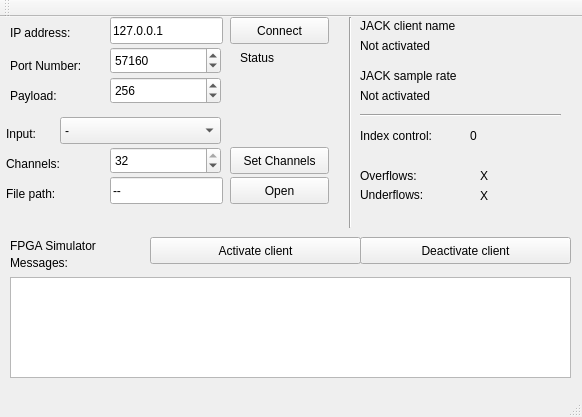
<?xml version="1.0" encoding="UTF-8"?>
<ui version="4.0">
 <class>Window</class>
 <widget class="QMainWindow" name="Window">
  <property name="geometry">
   <rect>
    <x>0</x>
    <y>0</y>
    <width>582</width>
    <height>417</height>
   </rect>
  </property>
  <property name="windowTitle">
   <string>FPGA Simulator</string>
  </property>
  <widget class="QWidget" name="centralWidget">
   <widget class="QLabel" name="label">
    <property name="geometry">
     <rect>
      <x>10</x>
      <y>0</y>
      <width>81</width>
      <height>31</height>
     </rect>
    </property>
    <property name="text">
     <string>IP address:</string>
    </property>
   </widget>
   <widget class="QLineEdit" name="lineEditIPAddress">
    <property name="geometry">
     <rect>
      <x>110</x>
      <y>0</y>
      <width>113</width>
      <height>27</height>
     </rect>
    </property>
    <property name="text">
     <string>127.0.0.1</string>
    </property>
   </widget>
   <widget class="QLabel" name="label_2">
    <property name="geometry">
     <rect>
      <x>10</x>
      <y>40</y>
      <width>101</width>
      <height>17</height>
     </rect>
    </property>
    <property name="text">
     <string>Port Number:</string>
    </property>
   </widget>
   <widget class="QPushButton" name="connectButton">
    <property name="geometry">
     <rect>
      <x>230</x>
      <y>0</y>
      <width>99</width>
      <height>27</height>
     </rect>
    </property>
    <property name="text">
     <string>Connect</string>
    </property>
   </widget>
   <widget class="QLabel" name="labelConnection">
    <property name="geometry">
     <rect>
      <x>240</x>
      <y>30</y>
      <width>81</width>
      <height>21</height>
     </rect>
    </property>
    <property name="text">
     <string>Status</string>
    </property>
   </widget>
   <widget class="QLabel" name="label_4">
    <property name="geometry">
     <rect>
      <x>6</x>
      <y>106</y>
      <width>71</width>
      <height>21</height>
     </rect>
    </property>
    <property name="text">
     <string>Input:</string>
    </property>
   </widget>
   <widget class="QComboBox" name="comboBox">
    <property name="geometry">
     <rect>
      <x>60</x>
      <y>100</y>
      <width>161</width>
      <height>27</height>
     </rect>
    </property>
    <property name="currentIndex">
     <number>2</number>
    </property>
    <item>
     <property name="text">
      <string>Microphone</string>
     </property>
    </item>
    <item>
     <property name="text">
      <string>File</string>
     </property>
    </item>
    <item>
     <property name="text">
      <string>-</string>
     </property>
    </item>
   </widget>
   <widget class="QLabel" name="label_5">
    <property name="geometry">
     <rect>
      <x>6</x>
      <y>136</y>
      <width>71</width>
      <height>21</height>
     </rect>
    </property>
    <property name="text">
     <string>Channels:</string>
    </property>
   </widget>
   <widget class="QLabel" name="label_6">
    <property name="geometry">
     <rect>
      <x>6</x>
      <y>166</y>
      <width>71</width>
      <height>21</height>
     </rect>
    </property>
    <property name="text">
     <string>File path:</string>
    </property>
   </widget>
   <widget class="QLineEdit" name="lineEditFilePath">
    <property name="geometry">
     <rect>
      <x>110</x>
      <y>160</y>
      <width>113</width>
      <height>27</height>
     </rect>
    </property>
    <property name="text">
     <string>--</string>
    </property>
   </widget>
   <widget class="QPushButton" name="pushButtonChoose">
    <property name="geometry">
     <rect>
      <x>230</x>
      <y>160</y>
      <width>99</width>
      <height>27</height>
     </rect>
    </property>
    <property name="text">
     <string>Open</string>
    </property>
   </widget>
   <widget class="QLabel" name="label_7">
    <property name="geometry">
     <rect>
      <x>10</x>
      <y>70</y>
      <width>101</width>
      <height>17</height>
     </rect>
    </property>
    <property name="text">
     <string>Payload:</string>
    </property>
   </widget>
   <widget class="Line" name="line">
    <property name="geometry">
     <rect>
      <x>340</x>
      <y>0</y>
      <width>20</width>
      <height>211</height>
     </rect>
    </property>
    <property name="orientation">
     <enum>Qt::Vertical</enum>
    </property>
   </widget>
   <widget class="QPlainTextEdit" name="messagesPanel">
    <property name="geometry">
     <rect>
      <x>10</x>
      <y>260</y>
      <width>561</width>
      <height>101</height>
     </rect>
    </property>
   </widget>
   <widget class="QLabel" name="label_8">
    <property name="geometry">
     <rect>
      <x>10</x>
      <y>230</y>
      <width>101</width>
      <height>31</height>
     </rect>
    </property>
    <property name="text">
     <string>Messages:</string>
    </property>
   </widget>
   <widget class="QLabel" name="sampleRate">
    <property name="geometry">
     <rect>
      <x>360</x>
      <y>70</y>
      <width>121</width>
      <height>17</height>
     </rect>
    </property>
    <property name="text">
     <string>Not activated</string>
    </property>
   </widget>
   <widget class="QLabel" name="label_10">
    <property name="geometry">
     <rect>
      <x>360</x>
      <y>150</y>
      <width>91</width>
      <height>17</height>
     </rect>
    </property>
    <property name="text">
     <string>Overflows:</string>
    </property>
   </widget>
   <widget class="QLabel" name="underflowCounter">
    <property name="geometry">
     <rect>
      <x>480</x>
      <y>170</y>
      <width>67</width>
      <height>17</height>
     </rect>
    </property>
    <property name="text">
     <string>X</string>
    </property>
   </widget>
   <widget class="QLabel" name="clientName">
    <property name="geometry">
     <rect>
      <x>360</x>
      <y>20</y>
      <width>121</width>
      <height>17</height>
     </rect>
    </property>
    <property name="text">
     <string>Not activated</string>
    </property>
   </widget>
   <widget class="QLabel" name="overflowCounter">
    <property name="geometry">
     <rect>
      <x>480</x>
      <y>150</y>
      <width>67</width>
      <height>17</height>
     </rect>
    </property>
    <property name="text">
     <string>X</string>
    </property>
   </widget>
   <widget class="QLabel" name="label_9">
    <property name="geometry">
     <rect>
      <x>360</x>
      <y>0</y>
      <width>131</width>
      <height>17</height>
     </rect>
    </property>
    <property name="text">
     <string>JACK client name</string>
    </property>
   </widget>
   <widget class="QLabel" name="label_12">
    <property name="geometry">
     <rect>
      <x>360</x>
      <y>170</y>
      <width>91</width>
      <height>16</height>
     </rect>
    </property>
    <property name="text">
     <string>Underflows:</string>
    </property>
   </widget>
   <widget class="QLabel" name="label_13">
    <property name="geometry">
     <rect>
      <x>360</x>
      <y>50</y>
      <width>131</width>
      <height>17</height>
     </rect>
    </property>
    <property name="text">
     <string>JACK sample rate</string>
    </property>
   </widget>
   <widget class="QPushButton" name="activateButton">
    <property name="geometry">
     <rect>
      <x>150</x>
      <y>220</y>
      <width>211</width>
      <height>27</height>
     </rect>
    </property>
    <property name="text">
     <string>Activate client</string>
    </property>
   </widget>
   <widget class="QPushButton" name="deactivateButton">
    <property name="geometry">
     <rect>
      <x>360</x>
      <y>220</y>
      <width>211</width>
      <height>27</height>
     </rect>
    </property>
    <property name="text">
     <string>Deactivate client</string>
    </property>
   </widget>
   <widget class="QSpinBox" name="spinBoxChannels">
    <property name="geometry">
     <rect>
      <x>110</x>
      <y>130</y>
      <width>111</width>
      <height>27</height>
     </rect>
    </property>
    <property name="maximum">
     <number>32</number>
    </property>
    <property name="value">
     <number>32</number>
    </property>
   </widget>
   <widget class="QSpinBox" name="spinBoxPayload">
    <property name="geometry">
     <rect>
      <x>110</x>
      <y>60</y>
      <width>111</width>
      <height>27</height>
     </rect>
    </property>
    <property name="minimum">
     <number>128</number>
    </property>
    <property name="maximum">
     <number>352</number>
    </property>
    <property name="value">
     <number>256</number>
    </property>
   </widget>
   <widget class="QSpinBox" name="spinBoxPortNumber">
    <property name="geometry">
     <rect>
      <x>110</x>
      <y>30</y>
      <width>111</width>
      <height>27</height>
     </rect>
    </property>
    <property name="maximum">
     <number>99999</number>
    </property>
    <property name="value">
     <number>57160</number>
    </property>
   </widget>
   <widget class="QPushButton" name="setChannelsButton">
    <property name="geometry">
     <rect>
      <x>230</x>
      <y>130</y>
      <width>99</width>
      <height>27</height>
     </rect>
    </property>
    <property name="text">
     <string>Set Channels</string>
    </property>
   </widget>
   <widget class="QLabel" name="label_3">
    <property name="geometry">
     <rect>
      <x>360</x>
      <y>110</y>
      <width>101</width>
      <height>17</height>
     </rect>
    </property>
    <property name="text">
     <string>Index control:</string>
    </property>
   </widget>
   <widget class="Line" name="line_2">
    <property name="geometry">
     <rect>
      <x>360</x>
      <y>90</y>
      <width>201</width>
      <height>16</height>
     </rect>
    </property>
    <property name="orientation">
     <enum>Qt::Horizontal</enum>
    </property>
   </widget>
   <widget class="QLabel" name="labelIndexControl">
    <property name="geometry">
     <rect>
      <x>470</x>
      <y>110</y>
      <width>91</width>
      <height>17</height>
     </rect>
    </property>
    <property name="text">
     <string>0</string>
    </property>
   </widget>
   <widget class="QLabel" name="label_11">
    <property name="geometry">
     <rect>
      <x>10</x>
      <y>220</y>
      <width>151</width>
      <height>17</height>
     </rect>
    </property>
    <property name="text">
     <string>FPGA Simulator</string>
    </property>
   </widget>
  </widget>
  <widget class="QMenuBar" name="menuBar">
   <property name="geometry">
    <rect>
     <x>0</x>
     <y>0</y>
     <width>582</width>
     <height>25</height>
    </rect>
   </property>
  </widget>
  <widget class="QToolBar" name="mainToolBar">
   <attribute name="toolBarArea">
    <enum>TopToolBarArea</enum>
   </attribute>
   <attribute name="toolBarBreak">
    <bool>false</bool>
   </attribute>
  </widget>
  <widget class="QStatusBar" name="statusBar"/>
 </widget>
 <layoutdefault spacing="6" margin="11"/>
 <resources/>
 <connections/>
</ui>
